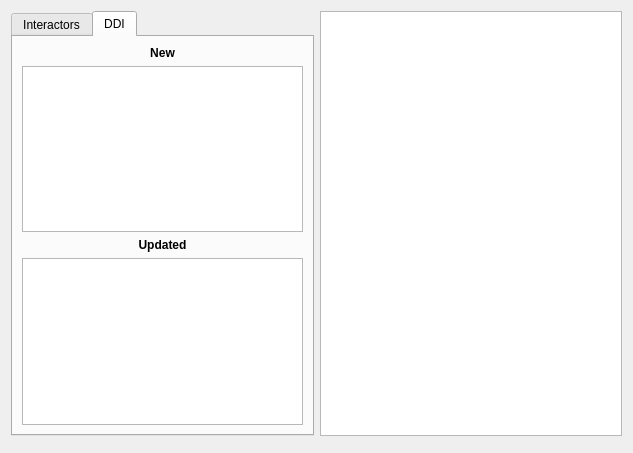
<?xml version="1.0" encoding="UTF-8"?>
<ui version="4.0">
 <class>DDI::Internal::ServerManagerWidget</class>
 <widget class="QWidget" name="DDI::Internal::ServerManagerWidget">
  <property name="geometry">
   <rect>
    <x>0</x>
    <y>0</y>
    <width>633</width>
    <height>453</height>
   </rect>
  </property>
  <property name="windowTitle">
   <string>Form</string>
  </property>
  <layout class="QGridLayout" name="gridLayout_3">
   <item row="1" column="0">
    <widget class="QDialogButtonBox" name="buttonBox">
     <property name="standardButtons">
      <set>QDialogButtonBox::NoButton</set>
     </property>
    </widget>
   </item>
   <item row="0" column="0">
    <widget class="QTabWidget" name="tabWidget">
     <property name="currentIndex">
      <number>1</number>
     </property>
     <widget class="QWidget" name="tabInteractors">
      <attribute name="title">
       <string>Interactors</string>
      </attribute>
      <layout class="QGridLayout" name="gridLayout">
       <item row="0" column="0">
        <widget class="QLabel" name="label">
         <property name="font">
          <font>
           <weight>75</weight>
           <bold>true</bold>
          </font>
         </property>
         <property name="text">
          <string>New</string>
         </property>
         <property name="alignment">
          <set>Qt::AlignCenter</set>
         </property>
        </widget>
       </item>
       <item row="1" column="0">
        <widget class="QTableView" name="interactorNew"/>
       </item>
       <item row="2" column="0">
        <widget class="QLabel" name="label_2">
         <property name="font">
          <font>
           <weight>75</weight>
           <bold>true</bold>
          </font>
         </property>
         <property name="text">
          <string>Updated</string>
         </property>
         <property name="alignment">
          <set>Qt::AlignCenter</set>
         </property>
        </widget>
       </item>
       <item row="3" column="0">
        <widget class="QTableView" name="interactorUpdates"/>
       </item>
      </layout>
     </widget>
     <widget class="QWidget" name="tabDDI">
      <attribute name="title">
       <string>DDI</string>
      </attribute>
      <layout class="QGridLayout" name="gridLayout_2">
       <item row="0" column="0">
        <widget class="QLabel" name="label_3">
         <property name="font">
          <font>
           <weight>75</weight>
           <bold>true</bold>
          </font>
         </property>
         <property name="text">
          <string>New</string>
         </property>
         <property name="alignment">
          <set>Qt::AlignCenter</set>
         </property>
        </widget>
       </item>
       <item row="1" column="0">
        <widget class="QTableView" name="ddiNew"/>
       </item>
       <item row="2" column="0">
        <widget class="QLabel" name="label_4">
         <property name="font">
          <font>
           <weight>75</weight>
           <bold>true</bold>
          </font>
         </property>
         <property name="text">
          <string>Updated</string>
         </property>
         <property name="alignment">
          <set>Qt::AlignCenter</set>
         </property>
        </widget>
       </item>
       <item row="3" column="0">
        <widget class="QTableView" name="ddiUpdates"/>
       </item>
      </layout>
     </widget>
    </widget>
   </item>
   <item row="0" column="1">
    <widget class="QTextBrowser" name="proposals"/>
   </item>
  </layout>
 </widget>
 <resources/>
 <connections/>
</ui>
